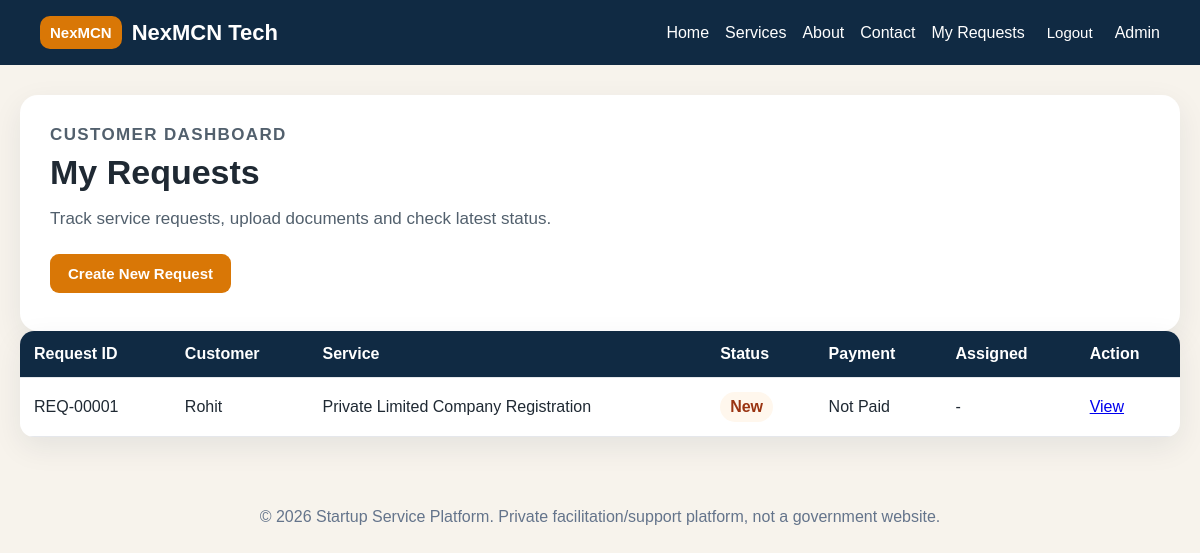
The app's page /dashboard/ (signed in) with its own data.
### requirements_app/models.py (models this page shows, shortened)
class CustomerRequest(models.Model):
    STATUS_CHOICES = [
        ("NEW", "New"), ("DOCS_PENDING", "Documents Pending"), ("UNDER_REVIEW", "Under Review"),
        ("SUBMITTED", "Submitted"), ("QUERY_RAISED", "Query Raised"), ("COMPLETED", "Completed"), ("CANCELLED", "Cancelled"),
    ]
    PAYMENT_STATUS_CHOICES = [("NOT_PAID", "Not Paid"), ("PARTIAL", "Partial"), ("PAID", "Paid")]
    user = models.ForeignKey(User, on_delete=models.CASCADE, related_name="customer_requests")
    service = models.ForeignKey(Service, on_delete=models.PROTECT)
    request_number = models.CharField(max_length=30, unique=True, blank=True)
    customer_name = models.CharField(max_length=120)
    email = models.EmailField()
    phone = models.CharField(max_length=20)
    company_name = models.CharField(max_length=150, blank=True)
    city = models.CharField(max_length=100, blank=True)
    business_type = models.CharField(max_length=120, blank=True)
    customer_notes = models.TextField(blank=True)
    status = models.CharField(max_length=30, choices=STATUS_CHOICES, default="NEW")
    payment_status = models.CharField(max_length=20, choices=PAYMENT_STATUS_CHOICES, default="NOT_PAID")
    assigned_to = models.ForeignKey(User, on_delete=models.SET_NULL, null=True, blank=True, related_name="assigned_customer_requests")
    admin_notes = models.TextField(blank=True)
    created_at = models.DateTimeField(auto_now_add=True)
    updated_at = models.DateTimeField(auto_now=True)
    class Meta:
        verbose_name = "Customer Request"
        verbose_name_plural = "Customer Requests"
        ordering = ["-created_at"]

class Service(models.Model):
    category = models.ForeignKey(ServiceCategory, on_delete=models.SET_NULL, null=True, blank=True)
    title = models.CharField(max_length=180)
    slug = models.SlugField(unique=True)
    short_description = models.TextField()
    overview = models.TextField()
    why_choose = models.TextField(blank=True)
    who_should_apply = models.TextField(blank=True)
    key_highlights = models.TextField(blank=True)
    documents_required = models.TextField(blank=True)
    process_steps = models.TextField(blank=True)
    timeline = models.TextField(blank=True)
    pricing_note = models.TextField(blank=True)
    faq = models.TextField(blank=True)
    starting_price = models.DecimalField(max_digits=10, decimal_places=2, default=0)
    expected_timeline = models.CharField(max_length=100, blank=True)
    is_active = models.BooleanField(default=True)
    display_order = models.PositiveIntegerField(default=0)
    class Meta:
        ordering = ["display_order", "title"]

### requirements_app/views.py (the view)
# urls.py: path("dashboard/", views.customer_dashboard, name="customer_dashboard"),
@login_required
def customer_dashboard(request):
    return render(request, "requirements_app/customer_dashboard.html", {"requests": CustomerRequest.objects.filter(user=request.user)})

### requirements_app/templates/requirements_app/customer_dashboard.html
{% extends 'requirements_app/base.html' %}{% block content %}<section class="page-heading"><p class="eyebrow">Customer Dashboard</p><h1>My Requests</h1><p>Track service requests, upload documents and check latest status.</p><a class="btn" href="{% url 'service_list' %}">Create New Request</a></section>{% include 'requirements_app/partials_request_table.html' with requests=requests staff=False %}{% endblock %}

### requirements_app/templates/requirements_app/partials_request_table.html
{% if requests %}<table><thead><tr><th>Request ID</th><th>Customer</th><th>Service</th><th>Status</th><th>Payment</th><th>Assigned</th><th>Action</th></tr></thead><tbody>{% for item in requests %}<tr><td>{{ item.request_number }}</td><td>{{ item.customer_name }}</td><td>{{ item.service.title }}</td><td><span class="status">{{ item.get_status_display }}</span></td><td>{{ item.get_payment_status_display }}</td><td>{{ item.assigned_to|default:"-" }}</td><td><a href="{% url 'customer_request_detail' item.id %}">View</a>{% if staff %} | <a href="{% url 'staff_request_edit' item.id %}">Edit</a>{% endif %}</td></tr>{% endfor %}</tbody></table>{% else %}<p>No customer requests available.</p>{% endif %}

### requirements_app/static/requirements_app/css/style.css (style rules this page uses)
* { box-sizing:border-box }
body { margin:0;font-family:Arial,sans-serif;background:#f7f3ec;color:#1f2933 }
.home-hero,.page-heading,.info-section,.form-card,.card,.pricing-section,.disclaimer-box,.metric-card { background:white;border-radius:18px;padding:30px;box-shadow:0 10px 30px rgba(16,42,67,.08) }
.eyebrow,.service-label { color:#d97706;text-transform:uppercase;font-size:12px;font-weight:bold;letter-spacing:.08em;margin:0 0 8px }
.btn { display:inline-block;background:#d97706;color:white;text-decoration:none;padding:11px 18px;border-radius:9px;border:none;cursor:pointer;margin:8px 6px 8px 0;font-size:15px;font-weight:bold }
.section-heading h2,.page-heading h1 { margin:0 0 10px;font-size:34px }
.section-heading p,.page-heading p { color:#52606d;font-size:17px }
table { width:100%;border-collapse:collapse;background:white;border-radius:14px;overflow:hidden;box-shadow:0 10px 30px rgba(16,42,67,.08) }
th,td { padding:14px;border-bottom:1px solid #e5e7eb;text-align:left }
th { background:#102a43;color:white }
.status { background:#fff7ed;color:#9a3412;padding:6px 10px;border-radius:999px;display:inline-block;font-weight:bold }

### records on screen
CustomerRequest: request_number "REQ-00001", customer_name "Rohit", service "Private Limited Company Registration", status "New", payment_status "Not Paid", assigned_to "-"
